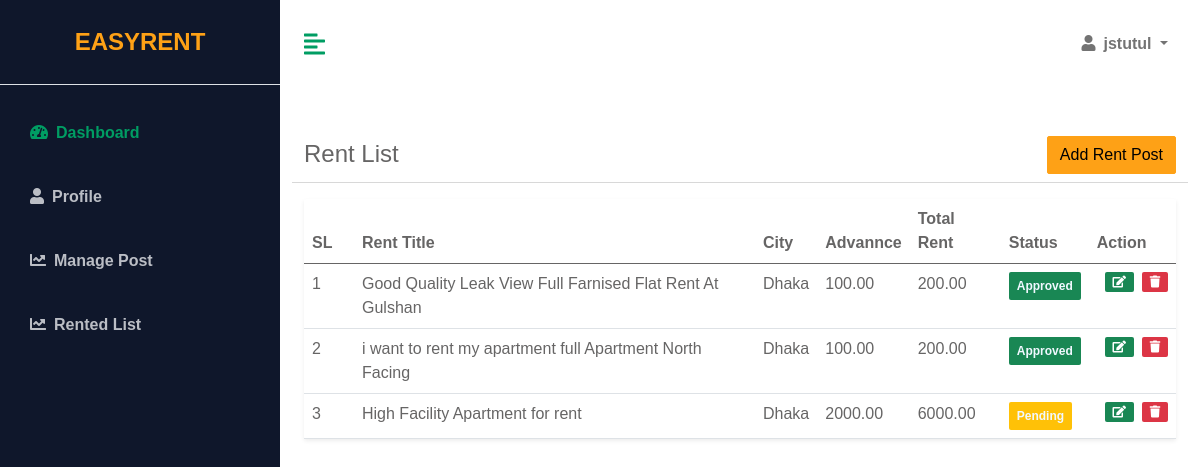
Screenshot of /account/rent-list (signed in) with the database file from the repository.
### App_Rental/models.py (models this page shows, shortened)
class House(models.Model):
    def next_month_first_day():
        today = timezone.localdate()
        first_day_next_month = today.replace(day=1) + timedelta(days=32 - today.day)
        return first_day_next_month
    owner = models.ForeignKey(User, on_delete=models.CASCADE)
    title = models.CharField(max_length=500, blank=False)
    city = models.ForeignKey(City, on_delete=models.DO_NOTHING)
    address = models.CharField(max_length=500, blank=False)
    rent_from = models.DateField(default=next_month_first_day)
    house_type = models.CharField(max_length=10, choices=HOUSE_TYPE_LIST, default="1")
    house_name = models.CharField(max_length=200, null=True)
    house_area = models.IntegerField(default=800)
    description = RichTextField(null=True)
    is_parking = models.BooleanField(default=True)
    total_bedrooms = models.IntegerField(default=0)
    total_bathrooms = models.IntegerField(default=0)
    floor_no = models.IntegerField(default=0)
    map_link =models.CharField(max_length=10000,blank=True)
    monthly_rent = models.DecimalField(max_digits=10, decimal_places=2, default=Decimal('0.00'))
    advacne_rent = models.DecimalField(max_digits=10, decimal_places=2, default=Decimal('0.00'))
    images = models.ManyToManyField('HouseImage', related_name='houses', blank=True)
    is_active=models.BooleanField(default=False)
    is_reject=models.BooleanField(default=False)
    is_rented=models.BooleanField(default=False)
    created=models.DateTimeField(auto_now=True,auto_now_add=False)

class City(models.Model):
    name = models.CharField(max_length=200, blank=False)
    is_active = models.BooleanField(default=True)
    def __str__(self):
        return self.name

### App_Account/views.py (the view)
# urls.py: path('rent-list',RentListView,name='rentlist'),
@house_owner_required
def RentListView(request):
    myrent_list=House.objects.filter(owner=request.user)
    context={
        'myrent_list':myrent_list
    }
    return render(request,'App_Dashboard/rentlist.html',context)

### App_Account/views.py (called while the page is built)
def house_owner_required(view_func):
    @wraps(view_func)
    def wrapper(request, *args, **kwargs):
        if request.user.is_authenticated:
            if request.user.userprofile.userType == "1":
                return view_func(request, *args, **kwargs)
            else:
                return render(request, 'accessdenied.html')
        else:
            return redirect('App_Account:login')
    return wrapper

### templates/App_Dashboard/rentlist.html (shortened to what this page needs)
{% extends 'App_Dashboard/base.html'%}
{% load static%}
{% block dashboard%}
{% block css %}
<link href="https://cdn.datatables.net/v/dt/dt-2.0.3/datatables.min.css" rel="stylesheet">
{% endblock %}
<div class="container-fluid px-4">
    <div class="row my-5">
        <div class="col-lg-12 mb-2">
            <span class="mb-3" style="font-size: 24px;">Rent List<a href="{% url 'App_Account:addrent'%}"
                    style="float: inline-end;" class="btn btn-primary">Add Rent Post</a>
        </div>
        <hr>
        <div class="col">
            <table class="table bg-white rounded shadow-sm  table-hover" id="rentlist">
                <thead>
                    <tr>
                        <th scope="col" width="50">SL</th>
                        <th scope="col">Rent Title</th>
                        <th scope="col">City</th>
                        <th scope="col">Advannce</th>
                        <th scope="col">Total Rent</th>
                        <th scope="col">Status</th>
                        <th scope="col">Action</th>
                    </tr>
                </thead>
                <tbody>
                    {% for item in myrent_list%}
                    <tr>
                        <td>{{forloop.counter}}</td>
                        <td>{{item.title}}</td>
                        <td>{{item.city}}</td>
                        <td>{{item.advacne_rent}}</td>
                        <td>{{item.monthly_rent}}</td>
                        <td>{% if item.is_active == True %} <span
                                class="badge bg-success text-light p-2">Approved</span> {% else %}
                            <span class="badge bg-warning text-light p-2">Pending</span> {% endif %}
                        </td>
                        <td>
                            <div class="d-flex align-items-center list-action">
                                <a class="badge bg-success mx-2" href="{% url 'App_Account:editrent' item.id %}"><i
                                        class="fas fa-edit"></i></a>
                                <a class="badge bg-danger" href=""><i class="fa fa-trash"></i></a>
                            </div>
                        </td>
                    </tr>
                    {% endfor %}
                </tbody>
            </table>
        </div>
    </div>
</div>
{% endblock %}

### templates/App_Dashboard/base.html (shortened to what this page needs)
{% load static%}
<!DOCTYPE html>
<html lang="en">
<head>
    <link rel="stylesheet" href="https://cdnjs.cloudflare.com/ajax/libs/font-awesome/5.15.3/css/all.min.css" />
    <link rel="stylesheet" href="{% static 'css/bootstrap.min.css'%}">
    <link rel="stylesheet" href="{% static 'css/dashboard.css'%}">
    <link href="{% static 'alert/css/alert.css'%}" rel="stylesheet" />
    <link href="{% static 'alert/themes/default/theme.css'%}" rel="stylesheet" />
    {% block css%}
    {% endblock%}
</head>
<body>
    <div class="d-flex" id="wrapper">
        <div class="bg-dark" id="sidebar-wrapper">
            <div class="sidebar-heading text-center py-4 primary-text fs-4 fw-bold text-uppercase border-bottom">
                <a href="{% url 'home' %}">EasyRent</a>
            </div>
            <div class="list-group list-group-flush my-3">
                {% if request.user.is_superuser %}
                {% include 'App_Dashboard/superadminmenu.html'%}
                {% else %}
                {% include 'App_Dashboard/othermenu.html'%}
                {% endif%}
            </div>
        </div>
        <div id="page-content-wrapper">
            <nav class="navbar navbar-expand-lg navbar-light bg-transparent py-4 px-4">
                <div class="d-flex align-items-center">
                    <i class="fas fa-align-left primary-text fs-4 me-3" id="menu-toggle"></i>
                </div>
                <div class="collapse navbar-collapse" id="navbarSupportedContent">
                    <ul class="navbar-nav ms-auto mb-2 mb-lg-0">
                        <li class="nav-item dropdown">
                            <a class="nav-link dropdown-toggle second-text fw-bold" href="#" id="navbarDropdown"
                                role="button" data-bs-toggle="dropdown" aria-expanded="false">
                                <i class="fas fa-user me-2"></i>{{request.user}}
                            </a>
                        </li>
                    </ul>
                </div>
            </nav>
            {% block dashboard %}
            {% endblock%}
        </div>
    </div>
</body>
</html>

### static/css/dashboard.css (style rules this page uses)
:root { --main-bg-color: #009d63; --main-text-color: #009d63; --second-text-color: #bbbec5; --second-bg-color: #c1efde; }
.primary-text { color: var(--main-text-color); }
.second-text { color: var(--second-text-color); }
#wrapper { overflow-x: hidden; background-color: #ffffff; }
#sidebar-wrapper { min-height: 100vh; position: fixed; width: 280px; left: 0; margin-left: -15rem; -webkit-transition: margin 0.25s ease-out; -moz-transition: margin 0.25s ease-out; -o-transition: margin 0.25s ease-out; transition: margin 0.25s ease-out; }
#sidebar-wrapper .sidebar-heading { padding: 0.875rem 1.25rem; font-size: 1.2rem; }
#sidebar-wrapper .list-group { width: 15rem; }
#page-content-wrapper { position: relative; height: 100vh !important; width: calc(100% - 280px); left: 280px; transition: 0.3s ease; }
#menu-toggle { cursor: pointer; }
@media (min-width: 768px) { #sidebar-wrapper { margin-left: 0; } }

### rows the page displays
House: title "Good Quality Leak View Full Farnised Flat Rent At Gulshan", city "Dhaka", advacne_rent "100.00", monthly_rent "200.00", is_active "Approved"
House: title "i want to rent my apartment full Apartment North Facing", city "Dhaka", advacne_rent "100.00", monthly_rent "200.00", is_active "Approved"
House: title "High Facility Apartment for rent", city "Dhaka", advacne_rent "2000.00", monthly_rent "6000.00", is_active "Pending"

### other values shown
{{ request.user }} "jstutul"
